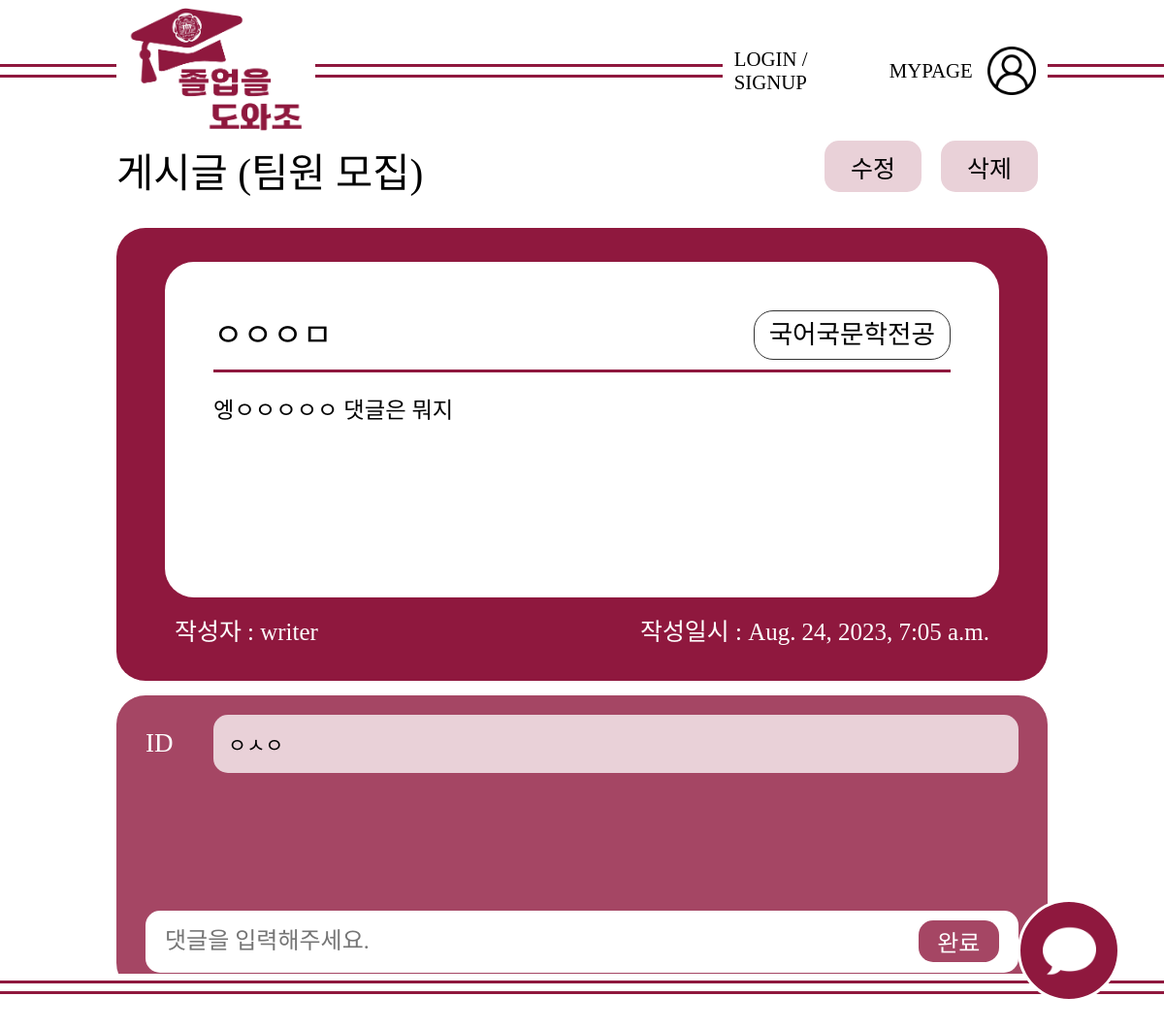
The app's page /team_board/14/ with its own data.
### team_board/models.py (models this page shows, shortened)
class Board(models.Model):
    title = models.CharField(max_length=100)
    content = models.CharField(max_length=500)
    author = models.CharField(max_length=100)
    like_count = models.PositiveIntegerField(default=0) # 양수입력 필드
    pub_date = models.DateTimeField(auto_now=True)
    major = models.CharField(max_length=100)  # 전공 필드 추가

class Reply(models.Model):
    reply = models.ForeignKey(Board, on_delete=models.CASCADE, related_name='replies')
    comment = models.CharField(max_length=200)
    rep_date = models.DateTimeField(auto_now=True)

### team_board/views.py (the view)
# urls.py: path('<int:board_id>/', views.detail, name='detail'),
def detail(request, board_id):
    board = Board.objects.get(id=board_id)
    return render(request, 'team_board/teamdetail.html', {'board': board})

### team_board/templates/team_board/teamdetail.html (shortened to what this page needs)
<!DOCTYPE html>
<html lang="kor">
  <head>
    {% load static %}
    <link rel="stylesheet" href="{% static 'css/teamdetail.css' %}" />
  </head>
  <body>
    <div class="container">
      <header class="hd">
        <div class="left-line">
          <hr />
          <hr />
        </div>
        <div class="logo">
          <a href="/">
            <img src="{% static 'image/logo.png' %}" alt="로고" />
          </a>
        </div>
        <div class="center-line">
          <hr />
          <hr />
        </div>
        <div class="user">
          <div class="login-username">
            <div class="login">
              <a href="#">
                <p>LOGIN / SIGNUP</p>
              </a>
            </div>
          </div>
          <a href="#">
            <div class="profile">
              <p>MYPAGE</p>
              <img src="{% static 'image/user.png' %}" alt="프로필" /></div
          ></a>
        </div>
        <div class="right-line">
          <hr />
          <hr />
        </div>
      </header>
      <section class="sec">
        <div class="content">
          <div class="contents">
            <div class="content-title">
              <p>게시글 (팀원 모집)</p>
            </div>
            <div class="content-btns">
              <a href="{% url 'team_board:edit_board' board.id %}"
                ><div class="rewrite-btn">
                  <p>수정</p>
                </div></a
              >
              <a href="#"
                ><div class="delete-btn">
                  <p>삭제</p>
                </div></a
              >
            </div>
          </div>
          <div class="box">
            <div class="contentbox">
              <div class="content-titles">
                <p>{{ board.title }}</p>
                <div class="content-dept">
                  <p>국어국문학전공</p>
                </div>
              </div>
              <div class="content-text">
                <p>{{ board.content }}</p>
              </div>
            </div>
            <div class="writer">
              <p>작성자 : writer</p>
              <p>작성일시 : {{ board.pub_date }}</p>
            </div>
          </div>
          <div class="box-2">
            <div class="coms">
              {% for rep in board.replies.all %}
              <div class="com">
                <div class="com-id">
                  <p>ID</p>
                </div>
                <div class="com-text">
                  <p>{{ rep.comment }}</p>
                </div>
              </div>
              {% endfor %}
            </div>
            <form action="{% url 'team_board:create_reply' board.id %}" method="post" class="form">
              <input type="text" name="comment" id="comment-text" placeholder="댓글을 입력해주세요." />
              <input type="submit" value="완료" class="submit-button" />
            </form>
          </div>
        </div>
      </section>
      <footer class="ft">
        <hr />
        <hr />
      </footer>
      <navigation class="nav">
        <a href="#">
          <div class="chat-button">
            <img src="{% static 'image/speech-bubble.png' %}" alt="챗봇" /></div
        ></a>
      </navigation>
    </div>
  </body>
</html>

### static/css/teamdetail.css (style rules this page uses)
img { width: auto; height: 100%; }
body { margin: 0; font-family: "Pretendard-Regular"; overflow-x: hidden; }
.container { position: relative; height: 100%; margin: 0 auto; }
a:link, a:visited { text-decoration: none; color: black; }
p { margin: 0; font-size: 1.3em; }
.hd { display: flex; justify-content: space-between; align-items: center; width: 100vw; height: 145px; position: fixed; top: 0; }
.left-line, .right-line { width: 10%; }
.center-line { width: 35%; }
hr { border: none; border-bottom: solid 3px #8f183e; }
.logo img { width: 180px; }
.user { display: flex; justify-content: space-between; align-items: center; }
.login { width: 10vw; display: flex; justify-content: right; }
.login-username { margin-right: 40px; }
.profile { display: flex; justify-content: center; align-items: center; }
.profile img { margin-left: 15px; width: 50px; }
.ft { width: 100vw; position: fixed; bottom: 30px; margin-top: 20px; }
.sec { height: calc(100vh - 145px - 58.8px); margin-top: 145px; overflow-y: scroll; display: flex; flex-direction: column; align-items: center; }
.content { width: 80%; }
.box, .box-2 { background-color: #8f183e; border-radius: 30px; margin-top: 30px; }
.nav { position: fixed; bottom: 30px; right: 45px; width: 100px; height: 100px; background-color: #8f183e; border: solid 3px white; border-radius: 100%; display: flex; justify-content: center; align-items: center; }
.chat-button { display: flex; justify-content: center; align-items: center; }
.chat-button img { width: 55%; }
.content-title { align-items: center; font-size: 2em; }
.contents { display: flex; justify-content: space-between; }
.content-btns { display: flex; }
.content-btns a { width: 10vw; }
.rewrite-btn, .delete-btn { height: 5vh; background-color: #e9d1d8; border-radius: 15px; margin: 0 10px; display: flex; justify-content: center; align-items: center; font-size: 1.2em; }
.box, .box-2 { padding: 20px 30px; }
.box-2 { margin-top: 15px; position: relative; height: 25vh; background-color: rgba(143, 24, 62, 0.8); }
.contentbox { height: auto; height: 25vh; overflow-y: scroll; background-color: white; border-radius: 30px; font-family: Pretendard-Regular; color: black; text-align: left; line-height: 1.5em; margin: 15px 20px; padding: 50px; padding-bottom: 30px; font-size: 0.8em; }
.writer { display: flex; justify-content: space-between; align-items: center; margin: 0 30px 15px 30px; font-size: 1.2em; color: white; }
.content-titles { font-size: 2em; display: flex; justify-content: space-between; align-items: center; padding-bottom: 10px; border-bottom: solid 3px #8f183e; }
.content-dept { padding: 15px; border: solid 1px #333333; border-radius: 20px; font-size: 0.8em; }
.content-text { margin-top: 30px; font-size: 1.4em; }
#comment-text { width: 100%; height: 5vh; border: none; outline: none; font-family: "Pretendard-Regular"; background-color: white; border-radius: 15px; padding-left: 20px; font-size: 1.5em; }
.submit-button { width: 8vw; height: 4vh; border: none; background-color: rgba(143, 24, 62, 0.8); color: white; border-radius: 15px; text-align: center; font-size: 1.5em; font-family: "Pretendard-Regular"; margin: 0 20px 0 10px; }
form { width: calc(100% - 60px); height: 6vh; display: flex; align-items: center; justify-content: space-between; background-color: white; border-radius: 15px; position: absolute; bottom: 20px; }
.com { display: flex; justify-content: space-between; align-items: center; margin-bottom: 15px; }
.com-id { width: 5vw; color: white; font-size: 1.3em; }
.com-text { width: calc(100% - 5vw - 40px); background-color: #e9d1d8; border-radius: 15px; display: flex; align-items: center; padding: 15px; }
.coms { height: calc(25vh - 6vh - 20px); overflow-y: scroll; }

### records on screen
Board: title "ㅇㅇㅇㅁ", content "엥ㅇㅇㅇㅇㅇ 댓글은 뭐지", pub_date "Aug. 24, 2023, 7:05 a.m."
Reply: comment "ㅇㅅㅇ"
